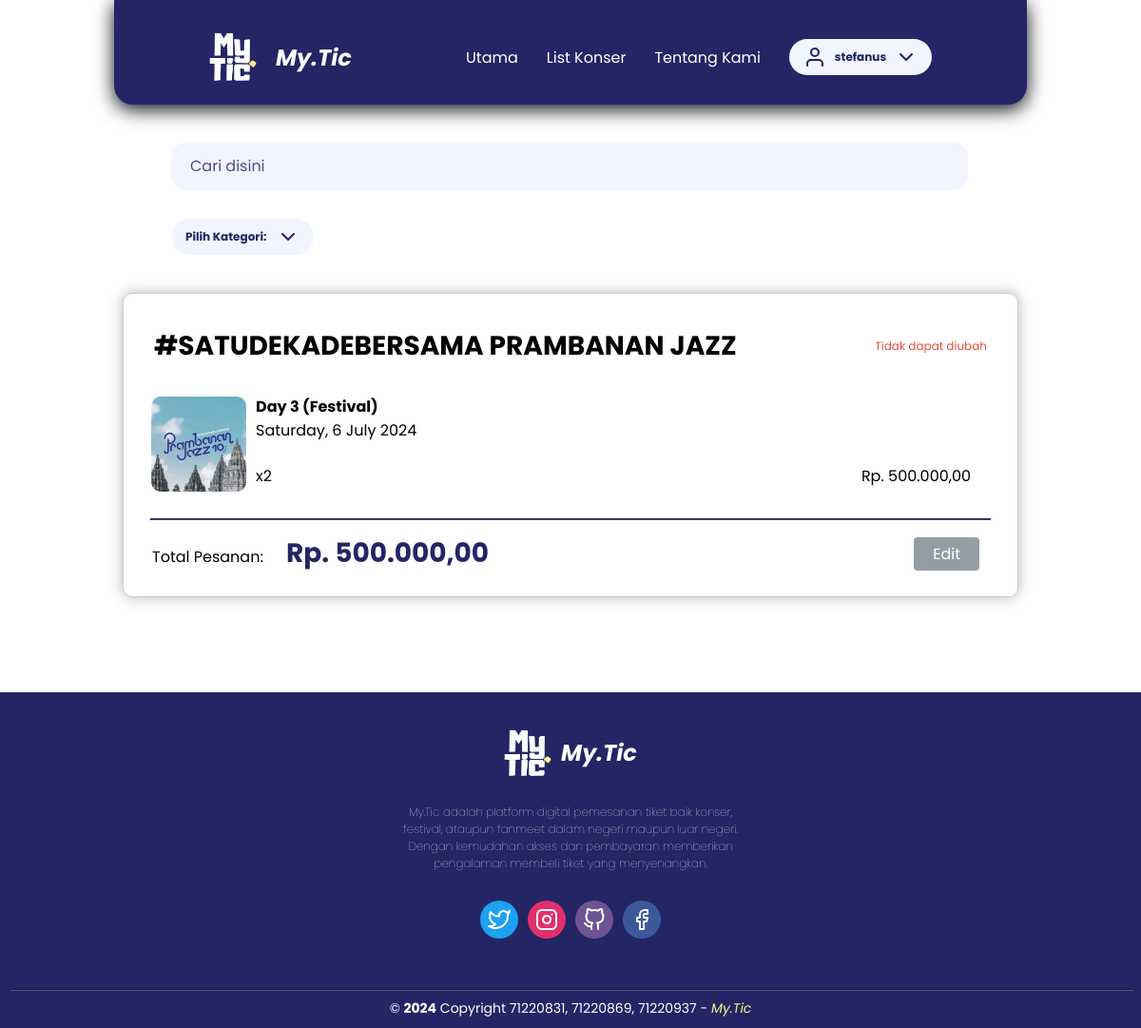
The app's page /keranjang.php (signed in) with its own data.
### tables this page shows
CREATE TABLE `pesanan` (
  `id_pesanan` int(11) NOT NULL,
  `total_harga` decimal(9,2) NOT NULL,
  `pembayaran` enum('BCA','BNI','Mandiri','OVO','GoPay','ShopeePay') NOT NULL,
  `tanggal_pesan` date NOT NULL,
  `id_user` int(11) NOT NULL
);

### keranjang.php (the view, shortened to what this page needs)
<?php
  $idUser = $_SESSION['id_user'] ? $_SESSION['id_user'] : '';
?>
<!DOCTYPE html>
<html lang="en">
<head>
   <link rel="stylesheet" href="keranjang.css" />
</head>
<body>
<header>
        <div class="navigation">
          <div id="judul">
            <img
              src="Logo/Logo Mytic (White).png"
              alt=""
            />
            <h1>My.Tic</h1>
          </div>
          <div id="kanan">
            <ul>
              <a href="main.php">Utama</a>
              <a href="listkonser.php">List Konser</a>
              <a href="#">Tentang Kami</a>
              <li id="user-menu">
            </li>
            </ul>
          </div>
        </div>
    </header>
    <main>
      <div id="search">
        <form id="form" action="keranjang.php" method="GET">
            <input type="text" id="my-konser" name="cari" placeholder="Cari disini" />
        </form>
      </div>
      <div class="kategori-dropdown">
        <button class="dropdown-button">Pilih Kategori: <i data-feather="chevron-down"></i></button>
      </div>
      <div class="container-rekomen">
      <div class="container2">
      <?php
    include 'koneksi.php';
    $search_konser = isset($_GET['cari']) ? $conn->real_escape_string($_GET['cari']) : '';
  $sqlpesenan = "SELECT DISTINCT pesanan.id_pesanan, konser.judul_konser, pesanan.total_harga, pesanan.tanggal_pesan
                FROM pesanan
                INNER JOIN pemesan_tiket ON pesanan.id_pesanan = pemesan_tiket.id_pesanan
                INNER JOIN tiket ON pemesan_tiket.id_tiket = tiket.id_tiket
                INNER JOIN konser ON tiket.id_konser = konser.id_konser
                INNER JOIN featuring ON konser.id_konser = featuring.id_konser
                INNER JOIN artis ON featuring.id_artis = artis.id_artis
                WHERE pesanan.id_user = $idUser AND (konser.judul_konser LIKE '%$search_konser%' OR konser.kategori_konser LIKE '%$search_konser%' OR artis.nama_artis LIKE '%$search_konser%')
                ORDER BY pesanan.id_pesanan DESC";
  $result = $conn->query($sqlpesenan);
if ($result->num_rows > 0) {
    while ($row = $result->fetch_assoc()) {
        $tanggal_pesan = strtotime($row['tanggal_pesan']);
        $editable_until = $tanggal_pesan + (24 * 60 * 60);
        $is_editable = time() < $editable_until;
        echo "<div class='ticket-container'>
              <div class='boxa'>
                  <h1>{$row['judul_konser']}</h1>";
        if ($is_editable) {
            echo "<p class='editable-until'>Dapat diubah sampai: " . date('H:i \W\I\B d-m-Y', $editable_until) . "</p>";
        } else {
            echo "<p class='editable-until'>Tidak dapat diubah</p>";
        }
        echo "</div>";
        $idpesan =  $row['id_pesanan'];
        $sqltiket = "SELECT DISTINCT konser.gambar_tumb, tiket.jenis_tiket, tiket.tanggal_tiket, tiket.harga, (SELECT COUNT(pesanan.id_pesanan)) AS 'jumlah'
                    FROM pesanan
                    INNER JOIN pemesan_tiket ON pesanan.id_pesanan = pemesan_tiket.id_pesanan
                    INNER JOIN tiket ON pemesan_tiket.id_tiket = tiket.id_tiket
                    INNER JOIN konser ON tiket.id_konser = konser.id_konser
                    WHERE pemesan_tiket.id_pesanan = {$row['id_pesanan']}
                    GROUP BY tiket.jenis_tiket";
        $restik = $conn->query($sqltiket);
        if ($restik->num_rows > 0) {
            while ($rowtik = $restik->fetch_assoc()) {
                $start_date = date_create($rowtik['tanggal_tiket']);
                $formatted_start_date = date_format($start_date, 'l, j F Y');
                echo "
                <div class='ticket'>
                    <img src='{$rowtik['gambar_tumb']}' alt='{$rowtik['jenis_tiket']}'>
                    <div class='ticket-details'>
                        <p class='ticket-day'>{$rowtik['jenis_tiket']}</p>
                        <p class='ticket-date'>{$formatted_start_date}</p>
                        <div class='ticket-details2'>
                            <p class='ticket-quantity'>x{$rowtik['jumlah']}</p>
                            <p class='ticket-price'>Rp. " . number_format(($rowtik['harga'] * $rowtik['jumlah']), 2, ',', '.'). "</p>
                        </div>
                    </div>
                </div>
                <hr />";
            }
        }
        echo "<div class='total'>
                  <p>Total Pesanan: <span id='harr'>Rp. ". number_format($row['total_harga'], 2, ',', '.') ."</span></p>";
        if ($is_editable) {
            echo "<a href='edit_pesanan.php?id=$idpesan'>Edit</a>";
        } else {
            echo "<a href='edit_pesanan.php?id=$idpesan' style='pointer-events: none; opacity: 0.5' >Edit</a>";
        }
        echo "</div>";
        echo "</div>";
    }
} else {
    echo "Tidak ada data konser yang ditemukan.";
}
?>
      </div>
      </div>
    </main>
    <footer>
      <div class="containft">
        <div class="abtus">
          <div id="jdul">
            <img
              src="Logo/Logo Mytic (White).png"
              alt=""
            />
            <h1>My.Tic</h1>
          </div>
          <p>
            My.Tic adalah platform digital pemesanan tiket baik konser,
            festival, ataupun fanmeet dalam negeri maupun luar negeri. Dengan
            kemudahan akses dan pembayaran memberikan pengalaman membeli tiket
            yang menyenangkan.
          </p>
          <div class="parent">
            <div class="child child-1">
              <button class="button btn-1">
                <a href="#" class="twitter"><i data-feather="twitter"></i></a>
              </button>
            </div>
            <div class="child child-2">
              <button class="button btn-2">
                <a href="#" class="instagram"><i data-feather="instagram"></i></a>
              </button>
            </div>
            <div class="child child-3">
              <button class="button btn-3">
              <a href="#" class="github"><i data-feather="github"></i></a>
              </button>
            </div>
            <div class="child child-4">
              <button class="button btn-4">
              <a href="#" class="facebook"><i data-feather="facebook"></i></a>
              </button>
            </div>
          </div>
          <div id="plgbwh">
          <hr />
          <div id="copyright">
            &copy; <b>2024</b> Copyright 71220831, 71220869, 71220937 -
            <a href="main.php">My.Tic</a>
          </div>
        </div>
      </div>
    </footer>
</body>
</html>

### records on screen
pesanan: judul_konser "#SATUDEKADEBERSAMA PRAMBANAN JAZZ", tanggal_pesan "Tidak dapat diubah", jenis_tiket "Day 3 (Festival)", formatted_start_date "Saturday, 6 July 2024", jumlah "2", jumlah "500.000,00", total_harga "500.000,00"
